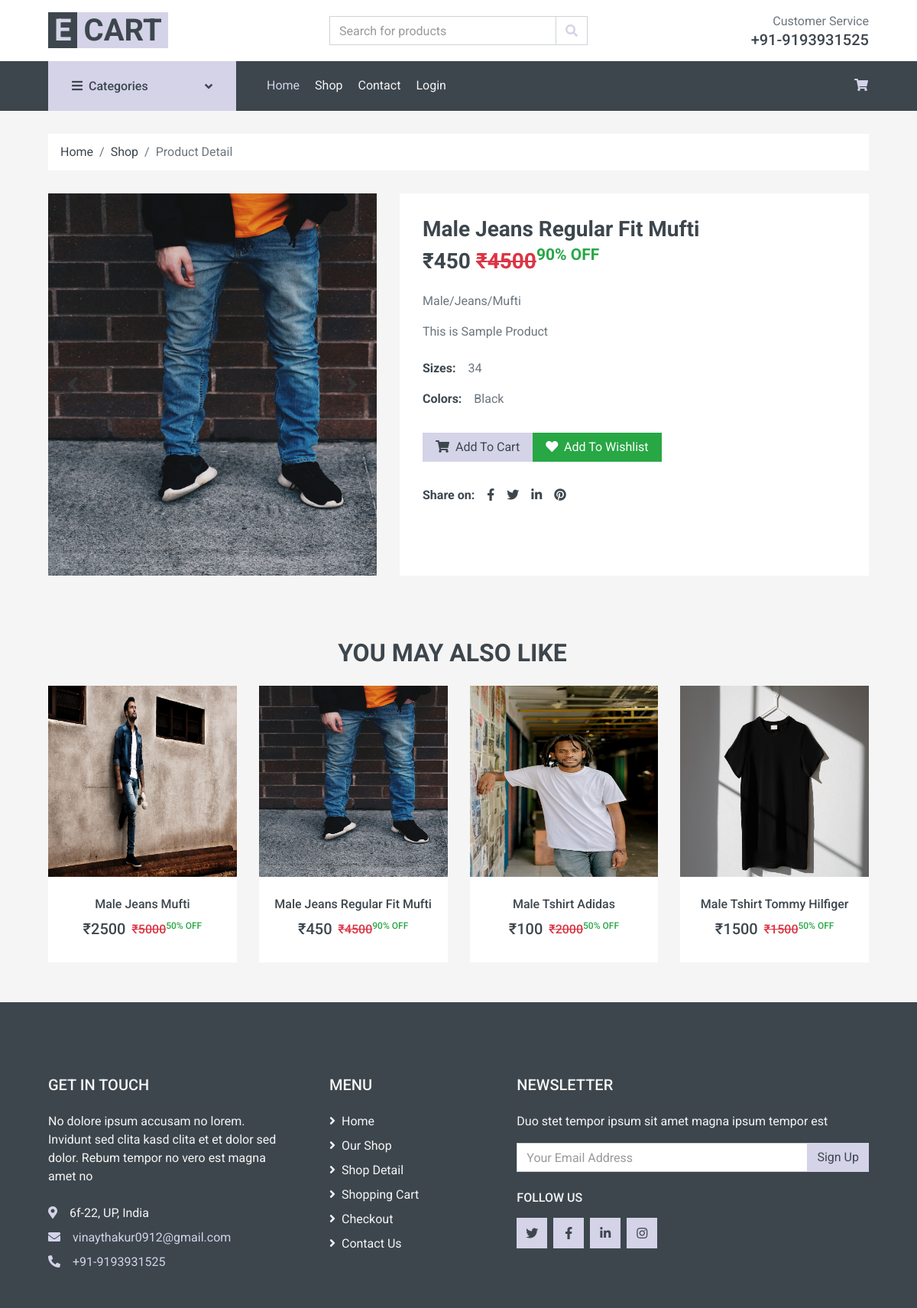
Page /single-product/6/ on the committed database.
### mainApp/models.py (models this page shows, shortened)
class Product(models.Model):
    id = models.AutoField(primary_key=True)
    name = models.CharField(max_length=50)
    maincategory = models.ForeignKey(Maincategory, on_delete=models.CASCADE)
    subcategory = models.ForeignKey(Subcategory, on_delete=models.CASCADE)
    brand = models.ForeignKey(Brand, on_delete=models.CASCADE)
    color = models.CharField(max_length=30)
    size = models.CharField(max_length=30)
    baseprice = models.IntegerField()
    discount = models.IntegerField()
    finalprice = models.IntegerField()
    stock = models. BooleanField(default=True)
    description = models.TextField()
    pic1 = models.ImageField(upload_to='products',default=None,null=True, blank=True)
    pic2 = models.ImageField(upload_to='products',default=None,null=True, blank=True)
    pic3 = models.ImageField(upload_to='products',default=None,null=True, blank=True)
    pic4 = models.ImageField(upload_to='products',default=None,null=True, blank=True)

class Maincategory(models.Model):
    id = models.AutoField(primary_key=True)
    name = models.CharField(max_length=20)
    def __str__(self):
        return self.name

class Subcategory(models.Model):
    id = models.AutoField(primary_key=True)
    name = models.CharField(max_length=20)
    def __str__(self):
        return self.name

class Brand(models.Model):
    id = models.AutoField(primary_key=True)
    name = models.CharField(max_length=20)
    pic = models.ImageField(upload_to='brands',default=None,null=True, blank=True)
    def __str__(self):
        return self.name

### mainApp/views.py (the view)
# urls.py: path('single-product/<int:id>/', mainApp.singleProductPage),
def singleProductPage(Request,id):
    data = Product.objects.get(id=id)
    relatedProducts = Product.objects.filter(maincategory=Maincategory.objects.get(name=data.maincategory))
    return render(Request,'detail.html',{'data':data,'relatedProducts':relatedProducts})

### mainApp/templates/detail.html (shortened to what this page needs)
{% extends 'index.html' %}
{% load static %}
{% block body %}
    <div class="container-fluid">
        <div class="row px-xl-5">
            <div class="col-12">
                <nav class="breadcrumb bg-light mb-30">
                    <a class="breadcrumb-item text-dark" href="#">Home</a>
                    <a class="breadcrumb-item text-dark" href="/shop/All/All/All/">Shop</a>
                    <span class="breadcrumb-item active">Product Detail</span>
                </nav>
            </div>
        </div>
    </div>
    <div class="container-fluid pb-5">
        <div class="row px-xl-5">
            <div class="col-lg-5 mb-30">
                <div id="product-carousel" class="carousel slide" data-ride="carousel">
                    <div class="carousel-inner bg-light">
                        <div class="carousel-item active">
                            <img class="w-100 " src="{{data.pic1.url}}" height="500px" alt="Image">
                        </div>
                    </div>
                    <a class="carousel-control-prev" href="#product-carousel" data-slide="prev">
                        <i class="fa fa-2x fa-angle-left text-dark"></i>
                    </a>
                    <a class="carousel-control-next" href="#product-carousel" data-slide="next">
                        <i class="fa fa-2x fa-angle-right text-dark"></i>
                    </a>
                </div>
            </div>
            <div class="col-lg-7 h-auto mb-30">
                <div class="h-100 bg-light p-30">
                    <h3>{{data.name}}</h3>
                    <h3 class="font-weight-semi-bold mb-4">&#8377;{{data.finalprice}} <del class="text-danger">&#8377;{{data.baseprice}}</del><sup class="text-success">{{data.discount}}% OFF</sup></h3>
                    <p>{{data.maincategory}}/{{data.subcategory}}/{{data.brand}}</p>
                    <p class="mb-4">{{data.description}}</p>
                    <div class="d-flex mb-3">
                        <strong class="text-dark mr-3">Sizes:</strong>
                       {{data.size}}
                    </div>
                    <div class="d-flex mb-4">
                        <strong class="text-dark mr-3">Colors:</strong>
                       {{data.color}}
                    </div>
                    <div class="d-flex align-items-center mb-4 pt-2">
                        <a class="btn btn-primary px-3" href="/add-to-cart/{{data.id}}/"><i class="fa fa-shopping-cart mr-1"></i> Add To Cart</a>
                        <a class="btn btn-success px-3"  href="/add-to-wishlist/{{data.id}}/"><i class="fa fa-heart mr-1"></i> Add To Wishlist</a>
                    </div>
                    <div class="d-flex pt-2">
                        <strong class="text-dark mr-2">Share on:</strong>
                        <div class="d-inline-flex">
                            <a class="text-dark px-2" href="">
                                <i class="fab fa-facebook-f"></i>
                            </a>
                            <a class="text-dark px-2" href="">
                                <i class="fab fa-twitter"></i>
                            </a>
                            <a class="text-dark px-2" href="">
                                <i class="fab fa-linkedin-in"></i>
                            </a>
                            <a class="text-dark px-2" href="">
                                <i class="fab fa-pinterest"></i>
                            </a>
                        </div>
                    </div>
                </div>
            </div>
        </div>
    </div>
    <div class="container-fluid py-1">
        <h2 class=" text-center  position-relative text-uppercase mx-xl-5 mb-4"><span class="bg-secondary pr-3">You May Also Like</span></h2>
        <div class="row px-xl-5">
            <div class="col">
                <div class="owl-carousel related-carousel">
                    {% for item in relatedProducts %}
                    <div class="product-item bg-light">
                        <div class="product-img position-relative overflow-hidden">
                        <a href="/singe-product/{{item.id}}">
                            <img class="" src="{{item.pic1.url}}" style="height: 250px" width="100%" alt="">
                        </a>
                        </div>
                        <div class="text-center py-4">
                            <a class="h6 text-decoration-none text-truncate" href="/singe-product/{{item.id}}">{{item.name}}</a>
                            <div class="d-flex align-items-center justify-content-center mt-2">
                                <h5>&#8377;{{item.finalprice}}</h5><h6 class="text-muted ml-2"><del class="text-danger">&#8377;{{item.baseprice}}</del><sup class="text-success">{{item.discount}}% OFF</sup></h6>
                            </div>
                        </div>
                    </div>
                      {% endfor %}
                </div>
            </div>
        </div>
    </div>
{% endblock %}

### rows in the picture
Product: pic1 (picture), name "Male Jeans Regular Fit Mufti", finalprice "450", baseprice "4500", discount "90", maincategory "Male", subcategory "Jeans", brand "Mufti", description "This is Sample Product", size "34", color "Black"
Product: pic1 (picture), name "Male Jeans Mufti", finalprice "2500", baseprice "5000", discount "50"
Product: pic1 (picture), name "Male Tshirt Adidas", finalprice "100", baseprice "2000", discount "50"
Product: pic1 (picture), name "Male Tshirt Tommy Hilfiger", finalprice "1500", baseprice "1500", discount "50"
